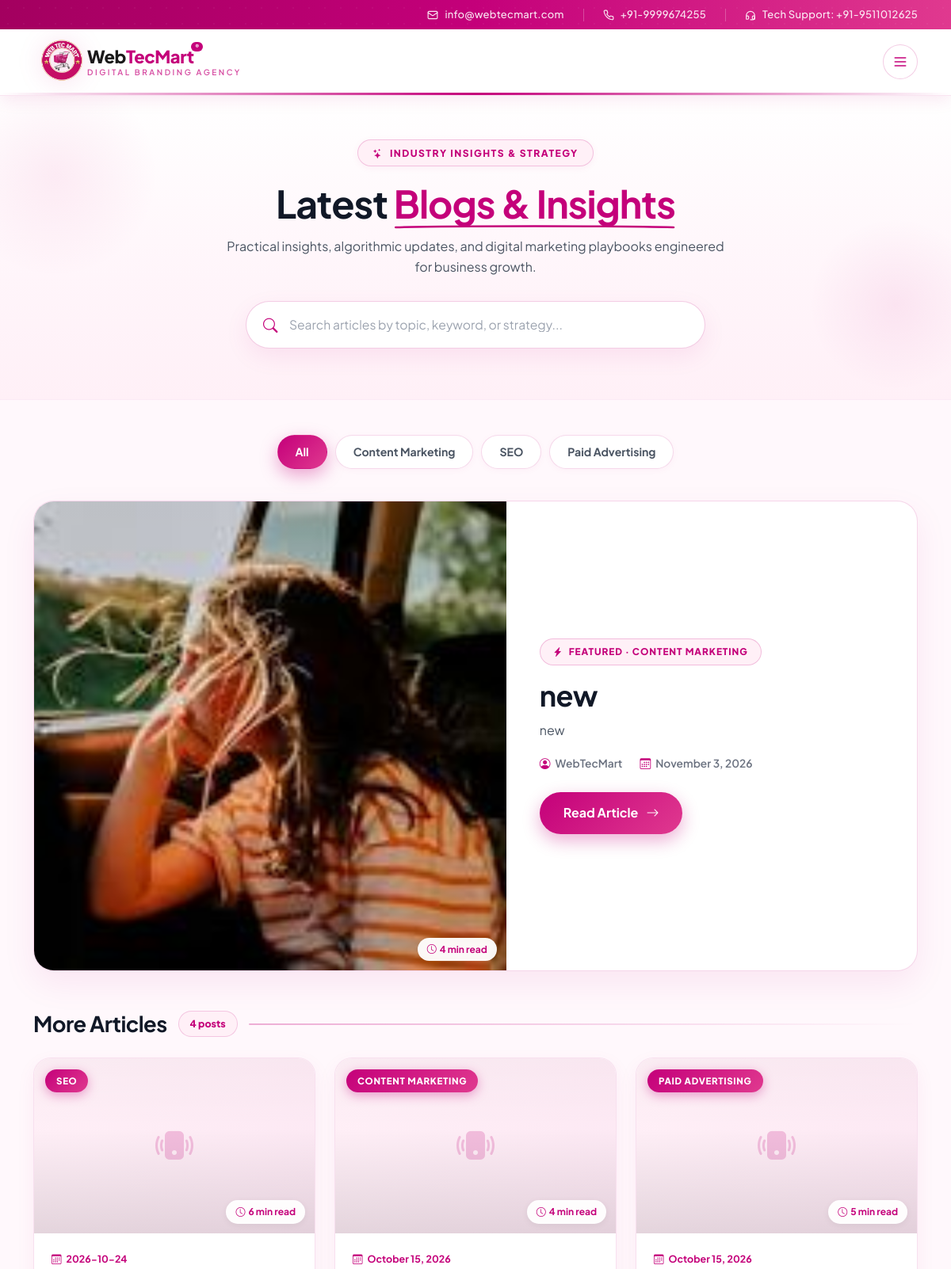
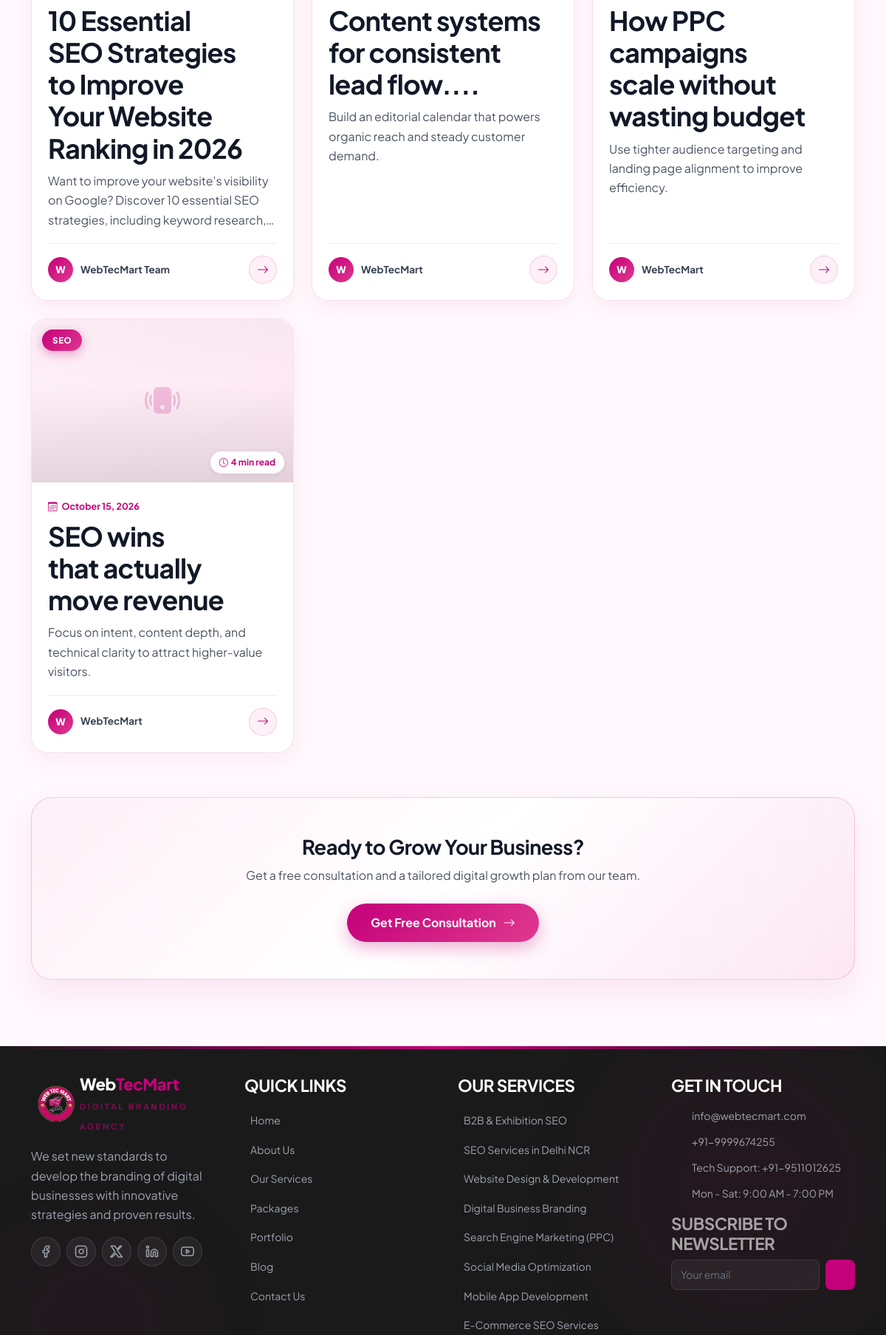
/blogs.php (upper part), run on the app's committed database (2 pictures, top to bottom).
### tables this page shows
CREATE TABLE content_items (
            id INTEGER PRIMARY KEY AUTOINCREMENT,
            content_type TEXT NOT NULL,
            title TEXT NOT NULL,
            summary TEXT,
            body TEXT,
            metadata TEXT,
            sort_order INTEGER DEFAULT 0,
            is_active INTEGER DEFAULT 1,
            created_at DATETIME DEFAULT CURRENT_TIMESTAMP,
            updated_at DATETIME DEFAULT CURRENT_TIMESTAMP
        );

### functions.php (called while the page is built, shortened)
<?php
require_once __DIR__ . '/config.php';
function slugify(string $text): string
{
    $text = preg_replace('~[^\pL\d]+~u', '-', $text);
    if (function_exists('iconv')) {
        $trans = iconv('utf-8', 'us-ascii//TRANSLIT', $text);
        if ($trans !== false) $text = $trans;
    }
    $text = preg_replace('~[^-\w]+~', '', $text);
    $text = trim($text, '-');
    $text = preg_replace('~-+~', '-', $text);
    $text = strtolower($text);
    return $text !== '' ? $text : 'post';
}
function blogUrl(array $post): string
{
    $slug = !empty($post['slug']) ? $post['slug'] : (!empty($post['title']) ? slugify($post['title']) : '');
    if ($slug !== '') {
        return '/blog.php?slug=' . urlencode($slug);
    }
    return '/blog.php?id=' . ((int) ($post['id'] ?? 0));
}
function blogPosts(): array
{
    $defaults = [
        [
            'title' => 'SEO wins that actually move revenue',
            'summary' => 'Focus on intent, content depth, and technical clarity to attract higher-value visitors.',
            'body' => "# Focus on search intent\n\nContent that answers what people are looking for can attract more qualified visitors.\n\n## Build useful, trustworthy content\n\nCombine technical clarity with helpful information to turn organic traffic into business results.",
            'image' => '/assets/images/placeholder.jpg',
            'category' => 'SEO',
            'author' => 'WebTecMart',
            'date' => 'October 15, 2026',
            'readTime' => '4 min read',
            'likes' => 0,
        ],
        [
            'title' => 'How PPC campaigns scale without wasting budget',
            'summary' => 'Use tighter audience targeting and landing page alignment to improve efficiency.',
            'body' => "# Plan campaigns around outcomes\n\nStart with clear goals and relevant audiences to make each campaign more effective.\n\n## Improve landing page alignment\n\nMatch each ad to a focused landing page and use performance data to guide ongoing optimization.",
            'image' => '/assets/images/placeholder.jpg',
            'category' => 'Paid Advertising',
            'author' => 'WebTecMart',
            'date' => 'October 15, 2026',
            'readTime' => '5 min read',
            'likes' => 0,
        ],
        [
            'title' => 'Content systems for consistent lead flow',
            'summary' => 'Build an editorial calendar that powers organic reach and steady customer demand.',
            'body' => "# Create a consistent content system\n\nA practical editorial calendar helps your team publish useful content regularly.\n\n## Turn content into demand\n\nConnect each article to the questions your customers ask and the next step they can take.",
            'image' => '/assets/images/placeholder.jpg',
            'category' => 'Content Marketing',
            'author' => 'WebTecMart',
            'date' => 'October 15, 2026',
            'readTime' => '4 min read',
            'likes' => 0,
        ],
    ];
    $posts = cmsContent('blog', $defaults);
    foreach ($posts as &$post) {
        $post['id'] = (int) ($post['id'] ?? 0);
        $post['title'] = (string) ($post['title'] ?? 'Untitled Article');
        $post['summary'] = (string) ($post['summary'] ?? '');
        $post['body'] = (string) ($post['body'] ?? '');
        $post['image'] = !empty($post['image']) ? (string) $post['image'] : '/assets/images/placeholder.jpg';
        $post['category'] = !empty($post['category']) ? (string) $post['category'] : 'Digital Marketing';
        $post['author'] = !empty($post['author']) ? (string) $post['author'] : 'WebTecMart Team';
        $post['date'] = !empty($post['date']) ? (string) $post['date'] : date('F j, Y');
        $post['readTime'] = !empty($post['readTime']) ? (string) $post['readTime'] : '4 min read';
        $post['likes'] = (int) ($post['likes'] ?? 0);
    }
    usort($posts, static function (array $a, array $b): int {
        return ((int) ($b['id'] ?? 0)) <=> ((int) ($a['id'] ?? 0));
    });
    return $posts;
}
    ?>
    <?php
function cmsContent(string $type, array $defaults): array
{
    $stmt = db()->prepare('SELECT id, title, summary, body, metadata FROM content_items WHERE content_type = :type AND is_active = 1 ORDER BY sort_order ASC, id ASC');
    $stmt->execute([':type' => $type]);
    $rows = $stmt->fetchAll();
    $initialized = db()->prepare('INSERT OR IGNORE INTO cms_content_type_state (content_type) VALUES (:type)');
    $initialized->execute([':type' => $type]);
    return array_map(function (array $row) use ($type): array {
        $item = json_decode($row['metadata'] ?? '', true);
        if (!is_array($item)) {
            $item = [];
        }
        if ($type === 'blog') {
            $item['id'] = (int) ($row['id'] ?? 0);
        }
        $item['title'] = $row['title'];
        $item['summary'] = $row['summary'] ?? '';
        if ($row['body'] !== '') {
            $item['body'] = $row['body'];
        }
        if ($type === 'pricing') {
            $item = [
                'name' => $row['title'],
                'price' => $item['price'] ?? 'Contact us',
                'description' => $row['summary'] ?? '',
                'features' => $row['body'] !== '' ? preg_split('/\r\n|\r|\n/', $row['body']) : [],
                'popular' => (bool) ($item['popular'] ?? false),
            ];
        }
        return $item;
    }, $rows);
}

### config.php (called while the page is built, shortened)
<?php
function db(): PDO
{
    static $pdo;
    if ($pdo instanceof PDO) {
        return $pdo;
    }
    $pdo = new PDO('sqlite:' . DB_PATH);
    $pdo->setAttribute(PDO::ATTR_ERRMODE, PDO::ERRMODE_EXCEPTION);
    $pdo->setAttribute(PDO::ATTR_DEFAULT_FETCH_MODE, PDO::FETCH_ASSOC);
    return $pdo;
}
function e(string $value): string
{
    return htmlspecialchars($value ?? '', ENT_QUOTES, 'UTF-8');
}

### blogs.php (the view, shortened to what this page needs)
<?php
require_once __DIR__ . '/config.php';
require_once __DIR__ . '/functions.php';
$posts = blogPosts();
$categories = [];
foreach ($posts as $p) {
    if (!empty($p['category'])) $categories[(string) $p['category']] = true;
}
$categories = array_keys($categories);
$featured = $posts ? array_shift($posts) : null;
$totalPosts = count($posts) + ($featured ? 1 : 0);
require_once __DIR__ . '/app/templates/header.php';
function blDataAttrs(array $p): string
{
    $searchText = trim(($p['title'] ?? '') . ' ' . ($p['summary'] ?? '') . ' ' . ($p['category'] ?? ''));
    $hay = function_exists('mb_strtolower') ? mb_strtolower($searchText) : strtolower($searchText);
    return 'data-search="' . e($hay) . '" data-cat="' . e((string) ($p['category'] ?? '')) . '"';
}
function blImage(array $p, bool $lazy = true): string
{
    $src = e((string) $p['image']);
    $alt = e((string) ($p['title'] ?? ''));
    $loading = $lazy ? ' loading="lazy"' : '';
    $err = "onerror=\"this.closest('.bl-img').classList.add('noimg')\"";
    return '<img class="bl-main" src="' . $src . '" alt="' . $alt . '"' . $loading . ' ' . $err . '>';
}
?>
<link href="https://cdn.jsdelivr.net/npm/bootstrap@5.3.3/dist/css/bootstrap-grid.min.css" rel="stylesheet">
<link href="https://cdn.jsdelivr.net/npm/bootstrap-icons@1.11.3/font/bootstrap-icons.min.css" rel="stylesheet">
<main>
    <section class="bl-hero">
        <span class="bl-blob b1"></span><span class="bl-blob b2"></span>
        <div class="container">
            <span class="bl-kicker"><i class="bi bi-stars"></i> INDUSTRY INSIGHTS &amp; STRATEGY</span>
            <h1>Latest <span>Blogs &amp; Insights<svg viewBox="0 0 300 6" preserveAspectRatio="none"><path d="M2 3C60 1 240 1 298 3" stroke="#C4007A" stroke-width="2.5" stroke-linecap="round" fill="none"/></svg></span></h1>
            <p class="sub">Practical insights, algorithmic updates, and digital marketing playbooks engineered for business growth.</p>
            <div class="bl-search">
                <input type="search" id="blSearch" placeholder="Search articles by topic, keyword, or strategy..." autocomplete="off" aria-label="Search articles">
            </div>
        </div>
    </section>
    <section class="bl-wrap">
        <div class="container">
            <?php if ($totalPosts > 0): ?>
                <?php if (count($categories) > 1): ?>
                    <div class="bl-chips" id="blChips">
                        <button type="button" class="bl-chip active" data-cat="">All</button>
                        <?php foreach ($categories as $cat): ?>
                            <button type="button" class="bl-chip" data-cat="<?= e($cat) ?>"><?= e($cat) ?></button>
                        <?php endforeach; ?>
                    </div>
                <?php endif; ?>
                <?php if ($featured): ?>
                    <?php $fid = (int) ($featured['id'] ?? 0); $fImg = !empty($featured['image']); $fAuthor = (string) ($featured['author'] ?? ''); ?>
                    <article class="bl-featured bl-item <?= $fImg ? '' : 'no-img' ?>" <?= blDataAttrs($featured) ?>>
                        <?php if ($fImg): ?>
                            <a href="<?= blogUrl($featured) ?>" class="bl-img" aria-label="Read <?= e((string) $featured['title']) ?>">
                                <?= blImage($featured, false) ?>
                                <?php if (!empty($featured['readTime'])): ?><span class="bl-time"><i class="bi bi-clock"></i><?= e((string) $featured['readTime']) ?></span><?php endif; ?>
                            </a>
                        <?php endif; ?>
                        <div class="bl-feat-body">
                            <span class="bl-feat-tag"><i class="bi bi-lightning-charge-fill"></i> Featured<?= !empty($featured['category']) ? ' &middot; ' . e((string) $featured['category']) : '' ?></span>
                            <h2 class="bl-title"><a href="<?= blogUrl($featured) ?>"><?= e((string) $featured['title']) ?></a></h2>
                            <p class="bl-excerpt"><?= e((string) ($featured['summary'] ?? '')) ?></p>
                            <div class="bl-meta">
                                <?php if ($fAuthor !== ''): ?><span><i class="bi bi-person-circle"></i><?= e($fAuthor) ?></span><?php endif; ?>
                                <?php if (!empty($featured['date'])): ?><span><i class="bi bi-calendar3"></i><?= e((string) $featured['date']) ?></span><?php endif; ?>
                            </div>
                            <a href="<?= blogUrl($featured) ?>" class="bl-btn">Read Article <i class="bi bi-arrow-right"></i></a>
                        </div>
                    </article>
                <?php endif; ?>
                <?php if ($posts): ?>
                    <div class="bl-sec-title">
                        <h3>More Articles</h3>
                        <span class="bl-count"><?= count($posts) ?> posts</span>
                        <span class="line"></span>
                    </div>
                    <div class="row g-4" id="blGrid">
                        <?php foreach ($posts as $post): ?>
                            <?php $pid = (int) ($post['id'] ?? 0); $pAuthor = (string) ($post['author'] ?? ''); ?>
                            <div class="col-12 col-md-6 col-lg-4 bl-item" <?= blDataAttrs($post) ?>>
                                <article class="bl-card">
                                    <a href="<?= blogUrl($post) ?>" class="bl-img" aria-label="Read <?= e((string) $post['title']) ?>">
                                        <?php if (!empty($post['category'])): ?><span class="bl-pill"><?= e((string) $post['category']) ?></span><?php endif; ?>
                                        <?php if (!empty($post['readTime'])): ?><span class="bl-time"><i class="bi bi-clock"></i><?= e((string) $post['readTime']) ?></span><?php endif; ?>
                                    </a>
                                    <div class="bl-body">
                                        <?php if (!empty($post['date'])): ?><div class="bl-date"><i class="bi bi-calendar3"></i><?= e((string) $post['date']) ?></div><?php endif; ?>
                                        <h2 class="bl-title"><a href="<?= blogUrl($post) ?>"><?= e((string) $post['title']) ?></a></h2>
                                        <p class="bl-excerpt"><?= e((string) ($post['summary'] ?? '')) ?></p>
                                        <div class="bl-foot">
                                            <span class="bl-author">
                                                <span class="bl-ava"><?= e($pAuthor !== '' ? strtoupper(substr($pAuthor, 0, 1)) : 'W') ?></span>
                                                <span class="bl-author-name"><?= e($pAuthor !== '' ? $pAuthor : 'WebTecMart') ?></span>
                                            </span>
                                            <a class="bl-arrow" href="<?= blogUrl($post) ?>" aria-label="Read more"><i class="bi bi-arrow-right"></i></a>
                                        </div>
                                    </div>
                                </article>
                            </div>
                        <?php endforeach; ?>
                    </div>
                <?php endif; ?>
                <div class="bl-cta">
                    <h3>Ready to Grow Your Business?</h3>
                    <p>Get a free consultation and a tailored digital growth plan from our team.</p>
                    <a href="/contact.php">Get Free Consultation <i class="bi bi-arrow-right"></i></a>
                </div>
            <?php endif; ?>
        </div>
    </section>
</main>
<?php require_once __DIR__ . '/app/templates/footer.php'; ?>

### data on the page
content_items: title "new", summary "new"
content_items: category "CONTENT MARKETING", readTime "4 min read", date "October 15, 2026", title "Content systems for consistent lead flow....", summary "Build an editorial calendar that powers organic reach and steady customer demand.", pAuthor "W", pAuthor "WebTecMart"
content_items: category "PAID ADVERTISING", readTime "5 min read", date "October 15, 2026", title "How PPC campaigns scale without wasting budget", summary "Use tighter audience targeting and landing page alignment to improve efficiency.", pAuthor "W", pAuthor "WebTecMart"
content_items: category "SEO", readTime "4 min read", date "October 15, 2026", title "SEO wins that actually move revenue", summary "Focus on intent, content depth, and technical clarity to attract higher-value visitors.", pAuthor "W", pAuthor "WebTecMart"

### other printed values
$cat "Content Marketing"
$cat "SEO"
$cat "Paid Advertising"
$featured['readTime'] "4 min read"
$featured['category'] "CONTENT MARKETING"
$fAuthor "WebTecMart"
$featured['date'] "November 3, 2026"
count($posts) "4"
$post['category'] "SEO"
$post['readTime'] "6 min read"
$post['date'] "2026-10-24"
$post['title'] "10 Essential SEO Strategies to Improve Your Website Ranking in 2026"
$post['summary'] "Want to improve your website's visibility on Google? Discover 10 essential SEO strategies, including keyword…"
$pAuthor !== '' ? strtoupper(substr($pAuthor, 0, 1)) : 'W' "W"
$pAuthor !== '' ? $pAuthor : 'WebTecMart' "WebTecMart Team"
